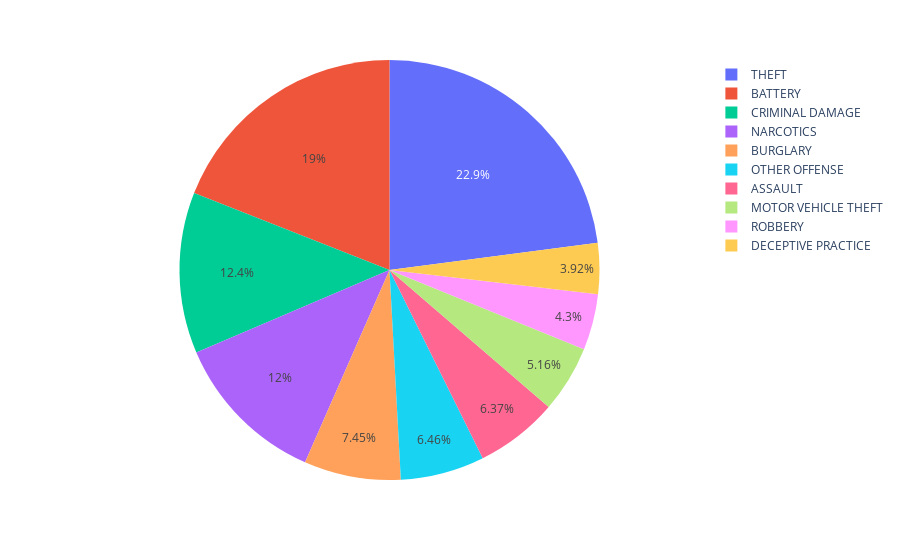

The notebook cell saved with this chart:
### Markdown cell above
Above you can see a df with the crimes with the top 10 most reports in the years between 2008-2012 sorted in order from most to least out of the top 10. Theft is the crime with the most reports.

Below is a piechart of displaying the proportion of each crime relativ to the top ten most reported crimes:

### Code cell
px.pie(top_ten_reported_crimes_df,
       values= 'times_reported',
       names = 'Primary Type' )

### Figure 1 — Plotly figure (JSON) as saved in the notebook; plotly's stock layout.template omitted (floating-point values rounded to 4 significant figures)
{"data": [{"domain": {"x": [0, 1], "y": [0, 1]}, "hovertemplate": "Primary Type=%{label}<br>times_reported=%{value}<extra></extra>", "labels": ["THEFT", "BATTERY", "CRIMINAL DAMAGE", "NARCOTICS", "BURGLARY", "OTHER OFFENSE", "ASSAULT", "MOTOR VEHICLE THEFT", "ROBBERY", "DECEPTIVE PRACTICE"], "legendgroup": "", "name": "", "showlegend": true, "type": "pie", "values": [396788, 329384, 214408, 207540, 128872, 111875, 110157, 89272, 74427, 67885]}], "layout": {"legend": {"tracegroupgap": 0}, "margin": {"t": 60}}}
